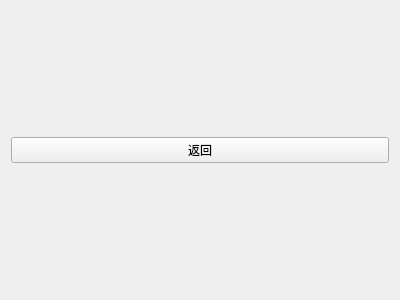
<?xml version="1.0" encoding="UTF-8"?>
<ui version="4.0">
 <class>ModifyWidget</class>
 <widget class="QWidget" name="ModifyWidget">
  <property name="geometry">
   <rect>
    <x>0</x>
    <y>0</y>
    <width>400</width>
    <height>300</height>
   </rect>
  </property>
  <property name="windowTitle">
   <string>Form</string>
  </property>
  <layout class="QGridLayout" name="gridLayout">
   <item row="0" column="0">
    <widget class="QPushButton" name="returnButton">
     <property name="text">
      <string>返回</string>
     </property>
    </widget>
   </item>
  </layout>
 </widget>
 <resources/>
 <connections/>
</ui>
